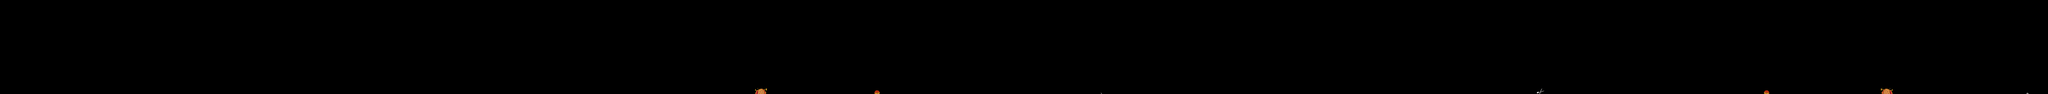

A level layout from a 2D game, rendered from its tile map. Below: a short description, then the map file with tile-grid data replaced by summaries:
An orthogonal 500x23 tile map with 32x32 px tiles, 3 tile layers (Piso, itemsMalos, itemsBuenos), 8 tilesets.

<map version="1.0" orientation="orthogonal" renderorder="right-down" width="500" height="23" tilewidth="32" tileheight="32" nextobjectid="1">
 <tileset firstgid="1" name="banqueta3" tilewidth="32" tileheight="32" tilecount="750" columns="250">
  <image source="banqueta3.jpg" trans="ff00ff" width="8000" height="105" />
 </tileset>
 <tileset firstgid="751" name="Cuchillos" tilewidth="64" tileheight="64" tilecount="2" columns="2">
  <image source="Cuchillos.png" trans="ff00ff" width="128" height="64" />
  <tile id="0">
   <properties>
    <property name="Tipo" value="cuchillo" />
   </properties>
   <animation>
    <frame tileid="0" duration="400" />
    <frame tileid="1" duration="200" />
   </animation>
  </tile>
 </tileset>
 <tileset firstgid="753" name="plataformas 3 nivel" tilewidth="32" tileheight="32" tilecount="144" columns="12">
  <image source="plataformas 3 nivel.png" trans="ff00ff" width="384" height="384" />
 </tileset>
 <tileset firstgid="897" name="Albon1Prueba" tilewidth="64" tileheight="64" tilecount="3" columns="3">
  <image source="Albon1Prueba.png" trans="ff00ff" width="192" height="64" />
  <tile id="0">
   <properties>
    <property name="Tipo" value="punto" />
   </properties>
   <animation>
    <frame tileid="1" duration="400" />
    <frame tileid="0" duration="200" />
    <frame tileid="2" duration="100" />
   </animation>
  </tile>
 </tileset>
 <tileset firstgid="900" name="ollas" tilewidth="64" tileheight="64" tilecount="2" columns="2">
  <image source="ollas.png" trans="ff00ff" width="128" height="64" />
  <tile id="0">
   <properties>
    <property name="Tipo" value="olla" />
   </properties>
   <animation>
    <frame tileid="0" duration="200" />
    <frame tileid="1" duration="400" />
   </animation>
  </tile>
 </tileset>
 <tileset firstgid="902" name="Tijeras" tilewidth="64" tileheight="64" tilecount="2" columns="2">
  <image source="Tijeras.png" trans="ff00ff" width="128" height="64" />
  <tile id="0">
   <properties>
    <property name="Tipo" value="tijeras" />
   </properties>
   <animation>
    <frame tileid="0" duration="200" />
    <frame tileid="1" duration="400" />
   </animation>
  </tile>
 </tileset>
 <tileset firstgid="904" name="Albon3" tilewidth="96" tileheight="96" tilecount="3" columns="3">
  <image source="Albon3.png" trans="ff00ff" width="288" height="96" />
  <tile id="0">
   <properties>
    <property name="Tipo" value="vida" />
   </properties>
   <animation>
    <frame tileid="0" duration="200" />
    <frame tileid="1" duration="100" />
    <frame tileid="2" duration="400" />
   </animation>
  </tile>
 </tileset>
 <tileset firstgid="907" name="Fondo_3" tilewidth="1280" tileheight="720" tilecount="1" columns="1">
  <image source="Fondo_3.jpg" trans="ff00ff" width="1280" height="720" />
 </tileset>
 <layer name="Piso" width="500" height="23" offsetx="2376" offsety="624">
  <data>[11500 cells, 2192 non-empty, 620 distinct tile ids]</data>
 </layer>
 <layer name="itemsMalos" width="500" height="23" offsetx="2372.73" offsety="627.273">
  <data>[11500 cells, 28 non-empty, 3 distinct tile ids]</data>
 </layer>
 <layer name="itemsBuenos" width="500" height="23" offsetx="2375.76" offsety="624.242">
  <data>[11500 cells, 38 non-empty, 2 distinct tile ids]</data>
 </layer>
</map>
